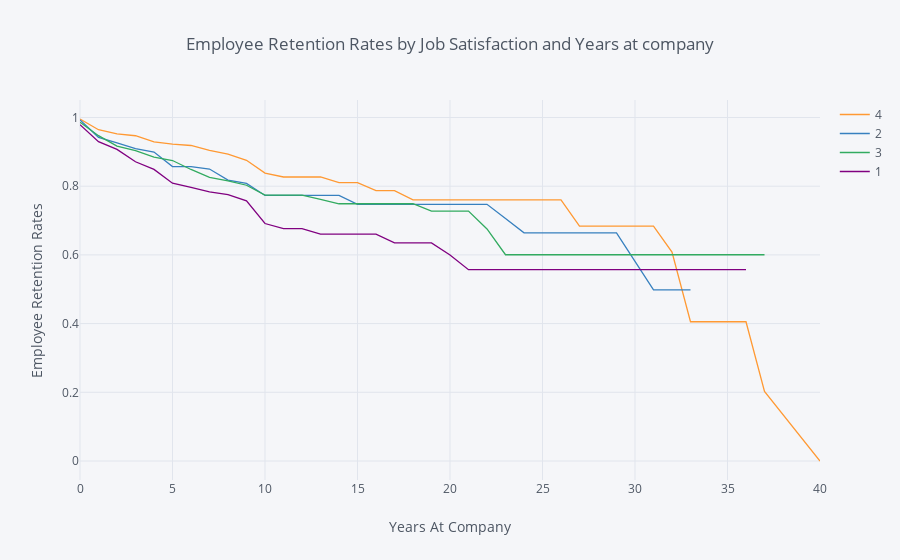

Notebook cell for this chart:
### Markdown cell above
## 6. Let's find out how job satisfaction affects retention rates. Generate and plot survival curves for each level of job satisfaction by number of years at the company.

### Code cell
rates = survival(data, 'JobSatisfaction','YearsAtCompany', 'Attrition')

rates.iplot(kind='line', xTitle='Years At Company', yTitle='Employee Retention Rates',
            title='Employee Retention Rates by Job Satisfaction and Years at company')

### Figure 1 — Plotly figure (JSON) as saved in the notebook; plotly's stock layout.template omitted (floating-point values rounded to 4 significant figures)
{"data": [{"line": {"color": "rgba(255, 153, 51, 1.0)", "dash": "solid", "shape": "linear", "width": 1.3}, "mode": "lines", "name": "4", "text": "", "type": "scatter", "uid": "bfbc1d3d-6733-43f7-9f3f-0948a634e0c8", "x": [0, 1, 2, 3, 4, 5, 6, 7, 8, 9, 10, 11, 12, 13, 14, 15, 16, 17, 18, 19, 20, 21, 22, 23, 24, 25, 26, 27, 29, 30, 31, 32, 33, 34, 36, 37, 40], "y": [0.9956, 0.9645, 0.9523, 0.9469, 0.929, 0.9226, 0.9185, 0.9043, 0.8933, 0.8754, 0.838, 0.8268, 0.8268, 0.8268, 0.8103, 0.8103, 0.7872, 0.7872, 0.76, 0.76, 0.76, 0.76, 0.76, 0.76, 0.76, 0.76, 0.76, 0.684, 0.684, 0.684, 0.684, 0.608, 0.4053, 0.4053, 0.4053, 0.2027, 0]}, {"line": {"color": "rgba(55, 128, 191, 1.0)", "dash": "solid", "shape": "linear", "width": 1.3}, "mode": "lines", "name": "2", "text": "", "type": "scatter", "uid": "679b26ea-deca-4183-8c96-b68666b5f29e", "x": [0, 1, 2, 3, 4, 5, 6, 7, 8, 9, 10, 11, 12, 13, 14, 15, 16, 17, 18, 19, 20, 21, 22, 23, 24, 25, 26, 27, 29, 30, 31, 32, 33, 34, 36, 37, 40], "y": [0.9929, 0.9423, 0.9263, 0.9091, 0.8996, 0.8573, 0.8573, 0.85, 0.8179, 0.8083, 0.7731, 0.7731, 0.7731, 0.7731, 0.7731, 0.7474, 0.7474, 0.7474, 0.7474, 0.7474, 0.7474, 0.7474, 0.7474, 0.7059, 0.6643, 0.6643, 0.6643, 0.6643, 0.6643, 0.5813, 0.4983, 0.4983, 0.4983, "", "", "", ""]}, {"line": {"color": "rgba(50, 171, 96, 1.0)", "dash": "solid", "shape": "linear", "width": 1.3}, "mode": "lines", "name": "3", "text": "", "type": "scatter", "uid": "d76e5c05-d5bd-4c18-b11b-2f3ae7761fc0", "x": [0, 1, 2, 3, 4, 5, 6, 7, 8, 9, 10, 11, 12, 13, 14, 15, 16, 17, 18, 19, 20, 21, 22, 23, 24, 25, 26, 27, 29, 30, 31, 32, 33, 34, 36, 37, 40], "y": [0.9864, 0.9471, 0.917, 0.9033, 0.8849, 0.8748, 0.8487, 0.8259, 0.8157, 0.8028, 0.7739, 0.7739, 0.7739, 0.7618, 0.7489, 0.7489, 0.7489, 0.7489, 0.7489, 0.7275, 0.7275, 0.7275, 0.6755, 0.6005, 0.6005, 0.6005, 0.6005, 0.6005, 0.6005, 0.6005, 0.6005, 0.6005, 0.6005, 0.6005, 0.6005, 0.6005, ""]}, {"line": {"color": "rgba(128, 0, 128, 1.0)", "dash": "solid", "shape": "linear", "width": 1.3}, "mode": "lines", "name": "1", "text": "", "type": "scatter", "uid": "29054280-9346-4b37-8833-1b530587024d", "x": [0, 1, 2, 3, 4, 5, 6, 7, 8, 9, 10, 11, 12, 13, 14, 15, 16, 17, 18, 19, 20, 21, 22, 23, 24, 25, 26, 27, 29, 30, 31, 32, 33, 34, 36, 37, 40], "y": [0.9792, 0.9297, 0.9071, 0.8711, 0.8489, 0.8087, 0.7965, 0.7833, 0.7752, 0.7572, 0.6913, 0.6766, 0.6766, 0.6605, 0.6605, 0.6605, 0.6605, 0.6351, 0.6351, 0.6351, 0.5998, 0.557, 0.557, 0.557, 0.557, 0.557, 0.557, 0.557, 0.557, 0.557, 0.557, 0.557, 0.557, 0.557, 0.557, "", ""]}], "layout": {"legend": {"bgcolor": "#F5F6F9", "font": {"color": "#4D5663"}}, "paper_bgcolor": "#F5F6F9", "plot_bgcolor": "#F5F6F9", "title": {"font": {"color": "#4D5663"}, "text": "Employee Retention Rates by Job Satisfaction and Years at company"}, "xaxis": {"gridcolor": "#E1E5ED", "showgrid": true, "tickfont": {"color": "#4D5663"}, "title": {"font": {"color": "#4D5663"}, "text": "Years At Company"}, "zerolinecolor": "#E1E5ED"}, "yaxis": {"gridcolor": "#E1E5ED", "showgrid": true, "tickfont": {"color": "#4D5663"}, "title": {"font": {"color": "#4D5663"}, "text": "Employee Retention Rates"}, "zerolinecolor": "#E1E5ED"}}}
